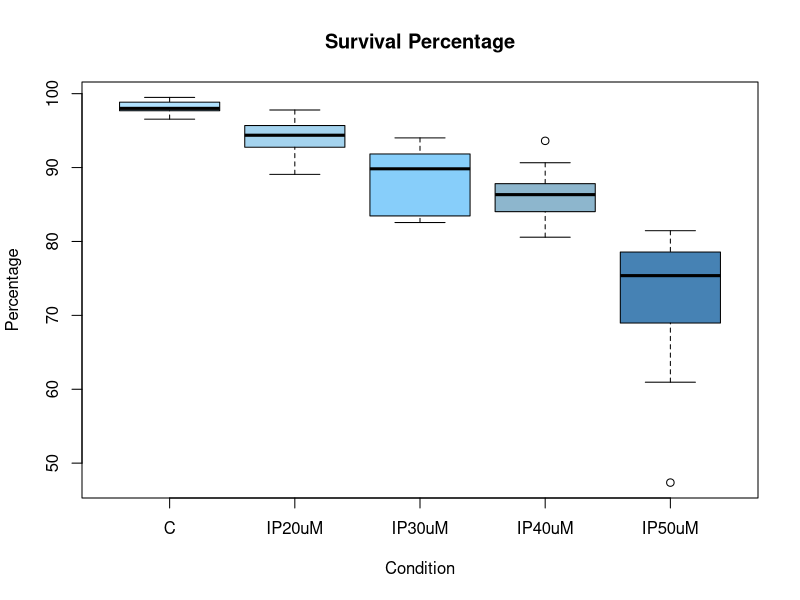
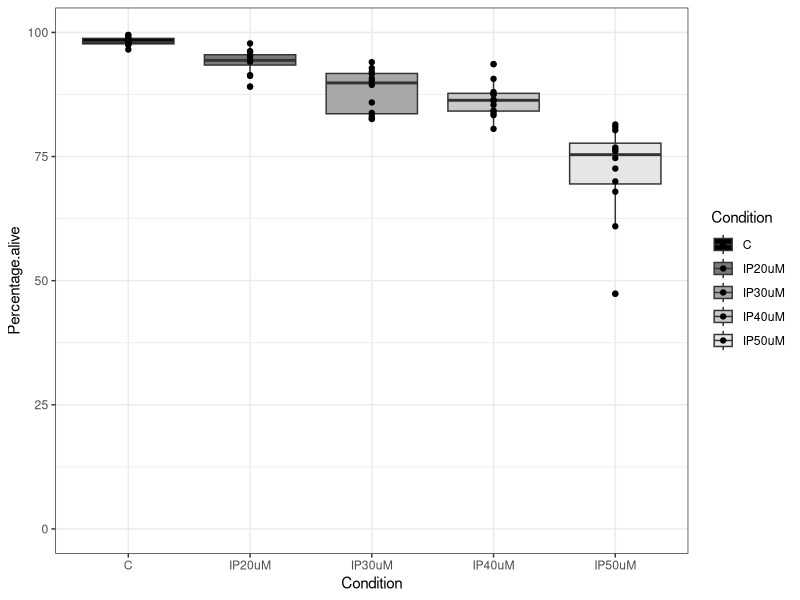

The R script that drew these images, in order:
data<-read.table('hek_viability.txt', header=T)
library(plyr)
library(ggplot2)

data['Total'] <- data$Alive + data$Dead
data['Percentage.alive'] <- data$Alive * 100/data$Total
data['Percentage.dead'] <- 100.00 -data$Percentage.alive

data_summary <- ddply(data, "Condition", summarise, mean.alive = mean(Percentage.alive),
        mean.dead = mean(Percentage.dead))

surv_boxplot <- boxplot(data$'Percentage.alive'~data$'Condition', data, main='Survival Percentage', xlab='Condition',
        ylab='Percentage', col=c('lightskyblue1', 'lightskyblue2', 'lightskyblue', 'lightskyblue3', 'steelblue'))

surv_plot <- ggplot(data, aes(x = Condition, y = Percentage.alive, fill = Condition)) +
				geom_boxplot() + geom_point() + theme_bw() +
				ylim(0, 100) + scale_fill_grey(start = 0, end = .9)
				

ggsave(surv_plot, file = 'HEKs_survival.pdf')

# Anova test for determining the differences in the treatments and control

aov_cond <- aov(data$Percentage.alive ~ data$Condition)

print(summary(aov_cond))

# Compare all means to determine differences among conditions

tuk <- TukeyHSD(aov_cond)

print(tuk)